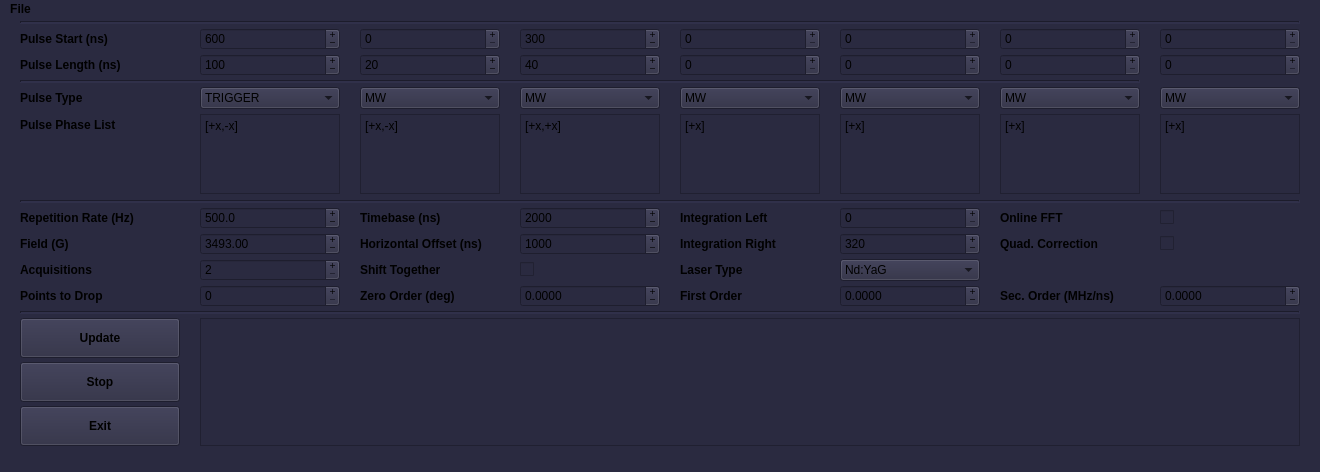
<?xml version="1.0" encoding="UTF-8"?>
<ui version="4.0">
 <class>MainWindow</class>
 <widget class="QMainWindow" name="MainWindow">
  <property name="geometry">
   <rect>
    <x>0</x>
    <y>0</y>
    <width>1320</width>
    <height>472</height>
   </rect>
  </property>
  <property name="sizePolicy">
   <sizepolicy hsizetype="Fixed" vsizetype="Fixed">
    <horstretch>0</horstretch>
    <verstretch>0</verstretch>
   </sizepolicy>
  </property>
  <property name="minimumSize">
   <size>
    <width>1320</width>
    <height>472</height>
   </size>
  </property>
  <property name="maximumSize">
   <size>
    <width>1320</width>
    <height>472</height>
   </size>
  </property>
  <property name="sizeIncrement">
   <size>
    <width>0</width>
    <height>0</height>
   </size>
  </property>
  <property name="font">
   <font>
    <weight>50</weight>
    <bold>false</bold>
   </font>
  </property>
  <property name="windowTitle">
   <string>Phase Cycling v 0.1</string>
  </property>
  <property name="styleSheet">
   <string notr="true">background-color: rgb(42,42,64);</string>
  </property>
  <widget class="QWidget" name="centralwidget">
   <property name="sizePolicy">
    <sizepolicy hsizetype="Fixed" vsizetype="Fixed">
     <horstretch>0</horstretch>
     <verstretch>0</verstretch>
    </sizepolicy>
   </property>
   <property name="minimumSize">
    <size>
     <width>1320</width>
     <height>440</height>
    </size>
   </property>
   <property name="maximumSize">
    <size>
     <width>1320</width>
     <height>440</height>
    </size>
   </property>
   <layout class="QHBoxLayout" name="horizontalLayout">
    <property name="topMargin">
     <number>2</number>
    </property>
    <item>
     <layout class="QGridLayout" name="gridLayout" rowstretch="0,0,0,0,0,0,0,0,0,0,0,0,0,0,0,0" columnstretch="0,0,0,0,0,0,0,0">
      <property name="sizeConstraint">
       <enum>QLayout::SetDefaultConstraint</enum>
      </property>
      <property name="leftMargin">
       <number>11</number>
      </property>
      <property name="topMargin">
       <number>0</number>
      </property>
      <property name="rightMargin">
       <number>11</number>
      </property>
      <property name="bottomMargin">
       <number>4</number>
      </property>
      <property name="horizontalSpacing">
       <number>20</number>
      </property>
      <property name="verticalSpacing">
       <number>4</number>
      </property>
      <item row="14" column="0">
       <widget class="QPushButton" name="button_stop">
        <property name="minimumSize">
         <size>
          <width>0</width>
          <height>40</height>
         </size>
        </property>
        <property name="font">
         <font>
          <weight>75</weight>
          <bold>true</bold>
         </font>
        </property>
        <property name="contextMenuPolicy">
         <enum>Qt::NoContextMenu</enum>
        </property>
        <property name="text">
         <string>Stop</string>
        </property>
       </widget>
      </item>
      <item row="5" column="7" rowspan="2">
       <widget class="QPlainTextEdit" name="Phase_7">
        <property name="sizePolicy">
         <sizepolicy hsizetype="Fixed" vsizetype="Fixed">
          <horstretch>0</horstretch>
          <verstretch>0</verstretch>
         </sizepolicy>
        </property>
        <property name="maximumSize">
         <size>
          <width>140</width>
          <height>80</height>
         </size>
        </property>
        <property name="contextMenuPolicy">
         <enum>Qt::NoContextMenu</enum>
        </property>
        <property name="verticalScrollBarPolicy">
         <enum>Qt::ScrollBarAlwaysOff</enum>
        </property>
        <property name="horizontalScrollBarPolicy">
         <enum>Qt::ScrollBarAlwaysOff</enum>
        </property>
        <property name="plainText">
         <string>[+x]</string>
        </property>
       </widget>
      </item>
      <item row="2" column="5">
       <widget class="QSpinBox" name="P5_len">
        <property name="contextMenuPolicy">
         <enum>Qt::NoContextMenu</enum>
        </property>
        <property name="buttonSymbols">
         <enum>QAbstractSpinBox::PlusMinus</enum>
        </property>
        <property name="keyboardTracking">
         <bool>false</bool>
        </property>
        <property name="maximum">
         <number>1900</number>
        </property>
        <property name="singleStep">
         <number>2</number>
        </property>
       </widget>
      </item>
      <item row="5" column="5" rowspan="2">
       <widget class="QPlainTextEdit" name="Phase_5">
        <property name="sizePolicy">
         <sizepolicy hsizetype="Fixed" vsizetype="Fixed">
          <horstretch>0</horstretch>
          <verstretch>0</verstretch>
         </sizepolicy>
        </property>
        <property name="maximumSize">
         <size>
          <width>140</width>
          <height>80</height>
         </size>
        </property>
        <property name="contextMenuPolicy">
         <enum>Qt::NoContextMenu</enum>
        </property>
        <property name="verticalScrollBarPolicy">
         <enum>Qt::ScrollBarAlwaysOff</enum>
        </property>
        <property name="horizontalScrollBarPolicy">
         <enum>Qt::ScrollBarAlwaysOff</enum>
        </property>
        <property name="plainText">
         <string>[+x]</string>
        </property>
       </widget>
      </item>
      <item row="1" column="6">
       <widget class="QSpinBox" name="P6_st">
        <property name="contextMenuPolicy">
         <enum>Qt::NoContextMenu</enum>
        </property>
        <property name="buttonSymbols">
         <enum>QAbstractSpinBox::PlusMinus</enum>
        </property>
        <property name="keyboardTracking">
         <bool>false</bool>
        </property>
        <property name="maximum">
         <number>4000000</number>
        </property>
        <property name="singleStep">
         <number>2</number>
        </property>
       </widget>
      </item>
      <item row="1" column="4">
       <widget class="QSpinBox" name="P4_st">
        <property name="contextMenuPolicy">
         <enum>Qt::NoContextMenu</enum>
        </property>
        <property name="buttonSymbols">
         <enum>QAbstractSpinBox::PlusMinus</enum>
        </property>
        <property name="keyboardTracking">
         <bool>false</bool>
        </property>
        <property name="maximum">
         <number>4000000</number>
        </property>
        <property name="singleStep">
         <number>2</number>
        </property>
       </widget>
      </item>
      <item row="6" column="0">
       <spacer name="verticalSpacer">
        <property name="orientation">
         <enum>Qt::Vertical</enum>
        </property>
        <property name="sizeType">
         <enum>QSizePolicy::Fixed</enum>
        </property>
        <property name="sizeHint" stdset="0">
         <size>
          <width>20</width>
          <height>60</height>
         </size>
        </property>
       </spacer>
      </item>
      <item row="2" column="4">
       <widget class="QSpinBox" name="P4_len">
        <property name="contextMenuPolicy">
         <enum>Qt::NoContextMenu</enum>
        </property>
        <property name="buttonSymbols">
         <enum>QAbstractSpinBox::PlusMinus</enum>
        </property>
        <property name="keyboardTracking">
         <bool>false</bool>
        </property>
        <property name="maximum">
         <number>1900</number>
        </property>
        <property name="singleStep">
         <number>2</number>
        </property>
       </widget>
      </item>
      <item row="2" column="3">
       <widget class="QSpinBox" name="P3_len">
        <property name="contextMenuPolicy">
         <enum>Qt::NoContextMenu</enum>
        </property>
        <property name="buttonSymbols">
         <enum>QAbstractSpinBox::PlusMinus</enum>
        </property>
        <property name="keyboardTracking">
         <bool>false</bool>
        </property>
        <property name="maximum">
         <number>1900</number>
        </property>
        <property name="singleStep">
         <number>2</number>
        </property>
        <property name="value">
         <number>40</number>
        </property>
       </widget>
      </item>
      <item row="4" column="6">
       <widget class="QComboBox" name="P6_type">
        <property name="contextMenuPolicy">
         <enum>Qt::NoContextMenu</enum>
        </property>
        <item>
         <property name="text">
          <string>MW</string>
         </property>
        </item>
        <item>
         <property name="text">
          <string>TRIGGER</string>
         </property>
        </item>
       </widget>
      </item>
      <item row="9" column="0">
       <widget class="QLabel" name="label_5">
        <property name="font">
         <font>
          <weight>75</weight>
          <bold>true</bold>
         </font>
        </property>
        <property name="contextMenuPolicy">
         <enum>Qt::NoContextMenu</enum>
        </property>
        <property name="text">
         <string>Field (G)</string>
        </property>
       </widget>
      </item>
      <item row="5" column="1" rowspan="2">
       <widget class="QPlainTextEdit" name="Phase_1">
        <property name="sizePolicy">
         <sizepolicy hsizetype="Fixed" vsizetype="Fixed">
          <horstretch>0</horstretch>
          <verstretch>0</verstretch>
         </sizepolicy>
        </property>
        <property name="maximumSize">
         <size>
          <width>140</width>
          <height>80</height>
         </size>
        </property>
        <property name="contextMenuPolicy">
         <enum>Qt::NoContextMenu</enum>
        </property>
        <property name="verticalScrollBarPolicy">
         <enum>Qt::ScrollBarAlwaysOff</enum>
        </property>
        <property name="horizontalScrollBarPolicy">
         <enum>Qt::ScrollBarAlwaysOff</enum>
        </property>
        <property name="readOnly">
         <bool>false</bool>
        </property>
        <property name="plainText">
         <string>[+x,-x]</string>
        </property>
       </widget>
      </item>
      <item row="5" column="2" rowspan="2">
       <widget class="QPlainTextEdit" name="Phase_2">
        <property name="sizePolicy">
         <sizepolicy hsizetype="Fixed" vsizetype="Fixed">
          <horstretch>0</horstretch>
          <verstretch>0</verstretch>
         </sizepolicy>
        </property>
        <property name="maximumSize">
         <size>
          <width>140</width>
          <height>80</height>
         </size>
        </property>
        <property name="contextMenuPolicy">
         <enum>Qt::NoContextMenu</enum>
        </property>
        <property name="verticalScrollBarPolicy">
         <enum>Qt::ScrollBarAlwaysOff</enum>
        </property>
        <property name="horizontalScrollBarPolicy">
         <enum>Qt::ScrollBarAlwaysOff</enum>
        </property>
        <property name="plainText">
         <string>[+x,-x]</string>
        </property>
       </widget>
      </item>
      <item row="5" column="4" rowspan="2">
       <widget class="QPlainTextEdit" name="Phase_4">
        <property name="sizePolicy">
         <sizepolicy hsizetype="Fixed" vsizetype="Fixed">
          <horstretch>0</horstretch>
          <verstretch>0</verstretch>
         </sizepolicy>
        </property>
        <property name="maximumSize">
         <size>
          <width>140</width>
          <height>80</height>
         </size>
        </property>
        <property name="contextMenuPolicy">
         <enum>Qt::NoContextMenu</enum>
        </property>
        <property name="verticalScrollBarPolicy">
         <enum>Qt::ScrollBarAlwaysOff</enum>
        </property>
        <property name="horizontalScrollBarPolicy">
         <enum>Qt::ScrollBarAlwaysOff</enum>
        </property>
        <property name="plainText">
         <string>[+x]</string>
        </property>
       </widget>
      </item>
      <item row="1" column="3">
       <widget class="QSpinBox" name="P3_st">
        <property name="contextMenuPolicy">
         <enum>Qt::NoContextMenu</enum>
        </property>
        <property name="buttonSymbols">
         <enum>QAbstractSpinBox::PlusMinus</enum>
        </property>
        <property name="keyboardTracking">
         <bool>false</bool>
        </property>
        <property name="maximum">
         <number>4000000</number>
        </property>
        <property name="singleStep">
         <number>2</number>
        </property>
        <property name="value">
         <number>300</number>
        </property>
       </widget>
      </item>
      <item row="4" column="2">
       <widget class="QComboBox" name="P2_type">
        <property name="sizePolicy">
         <sizepolicy hsizetype="Minimum" vsizetype="Fixed">
          <horstretch>0</horstretch>
          <verstretch>0</verstretch>
         </sizepolicy>
        </property>
        <property name="contextMenuPolicy">
         <enum>Qt::NoContextMenu</enum>
        </property>
        <item>
         <property name="text">
          <string>MW</string>
         </property>
        </item>
        <item>
         <property name="text">
          <string>LASER</string>
         </property>
        </item>
        <item>
         <property name="text">
          <string>TRIGGER</string>
         </property>
        </item>
       </widget>
      </item>
      <item row="2" column="1">
       <widget class="QSpinBox" name="P1_len">
        <property name="contextMenuPolicy">
         <enum>Qt::NoContextMenu</enum>
        </property>
        <property name="inputMethodHints">
         <set>Qt::ImhDigitsOnly</set>
        </property>
        <property name="buttonSymbols">
         <enum>QAbstractSpinBox::PlusMinus</enum>
        </property>
        <property name="keyboardTracking">
         <bool>false</bool>
        </property>
        <property name="maximum">
         <number>1900</number>
        </property>
        <property name="singleStep">
         <number>2</number>
        </property>
        <property name="value">
         <number>100</number>
        </property>
       </widget>
      </item>
      <item row="8" column="0">
       <widget class="QLabel" name="label_4">
        <property name="font">
         <font>
          <weight>75</weight>
          <bold>true</bold>
         </font>
        </property>
        <property name="contextMenuPolicy">
         <enum>Qt::NoContextMenu</enum>
        </property>
        <property name="text">
         <string>Repetition Rate (Hz)</string>
        </property>
       </widget>
      </item>
      <item row="1" column="2">
       <widget class="QSpinBox" name="P2_st">
        <property name="contextMenuPolicy">
         <enum>Qt::NoContextMenu</enum>
        </property>
        <property name="readOnly">
         <bool>false</bool>
        </property>
        <property name="buttonSymbols">
         <enum>QAbstractSpinBox::PlusMinus</enum>
        </property>
        <property name="specialValueText">
         <string notr="true"/>
        </property>
        <property name="keyboardTracking">
         <bool>false</bool>
        </property>
        <property name="minimum">
         <number>0</number>
        </property>
        <property name="maximum">
         <number>4000000</number>
        </property>
        <property name="singleStep">
         <number>2</number>
        </property>
       </widget>
      </item>
      <item row="9" column="4">
       <widget class="QLabel" name="label_12">
        <property name="font">
         <font>
          <weight>75</weight>
          <bold>true</bold>
         </font>
        </property>
        <property name="contextMenuPolicy">
         <enum>Qt::NoContextMenu</enum>
        </property>
        <property name="text">
         <string>Integration Right</string>
        </property>
       </widget>
      </item>
      <item row="8" column="5">
       <widget class="QSpinBox" name="Win_left">
        <property name="contextMenuPolicy">
         <enum>Qt::NoContextMenu</enum>
        </property>
        <property name="buttonSymbols">
         <enum>QAbstractSpinBox::PlusMinus</enum>
        </property>
        <property name="keyboardTracking">
         <bool>false</bool>
        </property>
        <property name="maximum">
         <number>6400</number>
        </property>
       </widget>
      </item>
      <item row="12" column="0" colspan="8">
       <widget class="Line" name="line_3">
        <property name="lineWidth">
         <number>2</number>
        </property>
        <property name="orientation">
         <enum>Qt::Horizontal</enum>
        </property>
       </widget>
      </item>
      <item row="4" column="0">
       <widget class="QLabel" name="label_3">
        <property name="font">
         <font>
          <weight>75</weight>
          <bold>true</bold>
         </font>
        </property>
        <property name="contextMenuPolicy">
         <enum>Qt::NoContextMenu</enum>
        </property>
        <property name="text">
         <string>Pulse Type</string>
        </property>
       </widget>
      </item>
      <item row="5" column="3" rowspan="2">
       <widget class="QPlainTextEdit" name="Phase_3">
        <property name="sizePolicy">
         <sizepolicy hsizetype="Fixed" vsizetype="Fixed">
          <horstretch>0</horstretch>
          <verstretch>0</verstretch>
         </sizepolicy>
        </property>
        <property name="minimumSize">
         <size>
          <width>0</width>
          <height>0</height>
         </size>
        </property>
        <property name="maximumSize">
         <size>
          <width>140</width>
          <height>80</height>
         </size>
        </property>
        <property name="contextMenuPolicy">
         <enum>Qt::NoContextMenu</enum>
        </property>
        <property name="verticalScrollBarPolicy">
         <enum>Qt::ScrollBarAlwaysOff</enum>
        </property>
        <property name="horizontalScrollBarPolicy">
         <enum>Qt::ScrollBarAlwaysOff</enum>
        </property>
        <property name="plainText">
         <string>[+x,+x]</string>
        </property>
       </widget>
      </item>
      <item row="0" column="0" colspan="8">
       <widget class="Line" name="line_2">
        <property name="lineWidth">
         <number>2</number>
        </property>
        <property name="orientation">
         <enum>Qt::Horizontal</enum>
        </property>
       </widget>
      </item>
      <item row="4" column="1">
       <widget class="QComboBox" name="P1_type">
        <property name="contextMenuPolicy">
         <enum>Qt::NoContextMenu</enum>
        </property>
        <property name="currentIndex">
         <number>0</number>
        </property>
        <item>
         <property name="text">
          <string>TRIGGER</string>
         </property>
        </item>
       </widget>
      </item>
      <item row="5" column="6" rowspan="2">
       <widget class="QPlainTextEdit" name="Phase_6">
        <property name="sizePolicy">
         <sizepolicy hsizetype="Fixed" vsizetype="Expanding">
          <horstretch>0</horstretch>
          <verstretch>0</verstretch>
         </sizepolicy>
        </property>
        <property name="maximumSize">
         <size>
          <width>140</width>
          <height>80</height>
         </size>
        </property>
        <property name="contextMenuPolicy">
         <enum>Qt::NoContextMenu</enum>
        </property>
        <property name="verticalScrollBarPolicy">
         <enum>Qt::ScrollBarAlwaysOff</enum>
        </property>
        <property name="horizontalScrollBarPolicy">
         <enum>Qt::ScrollBarAlwaysOff</enum>
        </property>
        <property name="plainText">
         <string>[+x]</string>
        </property>
       </widget>
      </item>
      <item row="9" column="1">
       <widget class="QDoubleSpinBox" name="Field">
        <property name="contextMenuPolicy">
         <enum>Qt::NoContextMenu</enum>
        </property>
        <property name="buttonSymbols">
         <enum>QAbstractSpinBox::PlusMinus</enum>
        </property>
        <property name="keyboardTracking">
         <bool>false</bool>
        </property>
        <property name="decimals">
         <number>2</number>
        </property>
        <property name="minimum">
         <double>100.000000000000000</double>
        </property>
        <property name="maximum">
         <double>9000.000000000000000</double>
        </property>
        <property name="singleStep">
         <double>0.500000000000000</double>
        </property>
        <property name="value">
         <double>3493.000000000000000</double>
        </property>
       </widget>
      </item>
      <item row="2" column="7">
       <widget class="QSpinBox" name="P7_len">
        <property name="contextMenuPolicy">
         <enum>Qt::NoContextMenu</enum>
        </property>
        <property name="buttonSymbols">
         <enum>QAbstractSpinBox::PlusMinus</enum>
        </property>
        <property name="keyboardTracking">
         <bool>false</bool>
        </property>
        <property name="maximum">
         <number>1900</number>
        </property>
        <property name="singleStep">
         <number>2</number>
        </property>
       </widget>
      </item>
      <item row="1" column="0">
       <widget class="QLabel" name="label">
        <property name="font">
         <font>
          <weight>75</weight>
          <bold>true</bold>
          <kerning>true</kerning>
         </font>
        </property>
        <property name="contextMenuPolicy">
         <enum>Qt::NoContextMenu</enum>
        </property>
        <property name="text">
         <string>Pulse Start (ns)</string>
        </property>
       </widget>
      </item>
      <item row="2" column="2">
       <widget class="QSpinBox" name="P2_len">
        <property name="contextMenuPolicy">
         <enum>Qt::NoContextMenu</enum>
        </property>
        <property name="buttonSymbols">
         <enum>QAbstractSpinBox::PlusMinus</enum>
        </property>
        <property name="keyboardTracking">
         <bool>false</bool>
        </property>
        <property name="minimum">
         <number>0</number>
        </property>
        <property name="maximum">
         <number>1900</number>
        </property>
        <property name="singleStep">
         <number>2</number>
        </property>
        <property name="value">
         <number>20</number>
        </property>
       </widget>
      </item>
      <item row="1" column="7">
       <widget class="QSpinBox" name="P7_st">
        <property name="contextMenuPolicy">
         <enum>Qt::NoContextMenu</enum>
        </property>
        <property name="buttonSymbols">
         <enum>QAbstractSpinBox::PlusMinus</enum>
        </property>
        <property name="keyboardTracking">
         <bool>false</bool>
        </property>
        <property name="maximum">
         <number>4000000</number>
        </property>
        <property name="singleStep">
         <number>2</number>
        </property>
       </widget>
      </item>
      <item row="1" column="5">
       <widget class="QSpinBox" name="P5_st">
        <property name="contextMenuPolicy">
         <enum>Qt::NoContextMenu</enum>
        </property>
        <property name="buttonSymbols">
         <enum>QAbstractSpinBox::PlusMinus</enum>
        </property>
        <property name="keyboardTracking">
         <bool>false</bool>
        </property>
        <property name="maximum">
         <number>4000000</number>
        </property>
        <property name="singleStep">
         <number>2</number>
        </property>
       </widget>
      </item>
      <item row="4" column="5">
       <widget class="QComboBox" name="P5_type">
        <property name="contextMenuPolicy">
         <enum>Qt::NoContextMenu</enum>
        </property>
        <item>
         <property name="text">
          <string>MW</string>
         </property>
        </item>
        <item>
         <property name="text">
          <string>TRIGGER</string>
         </property>
        </item>
       </widget>
      </item>
      <item row="1" column="1">
       <widget class="QSpinBox" name="P1_st">
        <property name="contextMenuPolicy">
         <enum>Qt::NoContextMenu</enum>
        </property>
        <property name="buttonSymbols">
         <enum>QAbstractSpinBox::PlusMinus</enum>
        </property>
        <property name="keyboardTracking">
         <bool>false</bool>
        </property>
        <property name="maximum">
         <number>4000000</number>
        </property>
        <property name="singleStep">
         <number>2</number>
        </property>
        <property name="value">
         <number>600</number>
        </property>
       </widget>
      </item>
      <item row="2" column="6">
       <widget class="QSpinBox" name="P6_len">
        <property name="contextMenuPolicy">
         <enum>Qt::NoContextMenu</enum>
        </property>
        <property name="buttonSymbols">
         <enum>QAbstractSpinBox::PlusMinus</enum>
        </property>
        <property name="keyboardTracking">
         <bool>false</bool>
        </property>
        <property name="maximum">
         <number>1900</number>
        </property>
        <property name="singleStep">
         <number>2</number>
        </property>
       </widget>
      </item>
      <item row="5" column="0">
       <widget class="QLabel" name="label_6">
        <property name="font">
         <font>
          <weight>75</weight>
          <bold>true</bold>
         </font>
        </property>
        <property name="contextMenuPolicy">
         <enum>Qt::NoContextMenu</enum>
        </property>
        <property name="text">
         <string>Pulse Phase List</string>
        </property>
       </widget>
      </item>
      <item row="3" column="0" colspan="7">
       <widget class="Line" name="line">
        <property name="lineWidth">
         <number>2</number>
        </property>
        <property name="orientation">
         <enum>Qt::Horizontal</enum>
        </property>
       </widget>
      </item>
      <item row="4" column="3">
       <widget class="QComboBox" name="P3_type">
        <property name="contextMenuPolicy">
         <enum>Qt::NoContextMenu</enum>
        </property>
        <property name="currentIndex">
         <number>0</number>
        </property>
        <item>
         <property name="text">
          <string>MW</string>
         </property>
        </item>
        <item>
         <property name="text">
          <string>TRIGGER</string>
         </property>
        </item>
       </widget>
      </item>
      <item row="13" column="1" rowspan="3" colspan="7">
       <widget class="QPlainTextEdit" name="errors">
        <property name="font">
         <font>
          <weight>50</weight>
          <bold>false</bold>
         </font>
        </property>
        <property name="contextMenuPolicy">
         <enum>Qt::NoContextMenu</enum>
        </property>
        <property name="styleSheet">
         <string notr="true"/>
        </property>
        <property name="readOnly">
         <bool>true</bool>
        </property>
        <property name="textInteractionFlags">
         <set>Qt::NoTextInteraction</set>
        </property>
       </widget>
      </item>
      <item row="4" column="7">
       <widget class="QComboBox" name="P7_type">
        <property name="contextMenuPolicy">
         <enum>Qt::NoContextMenu</enum>
        </property>
        <item>
         <property name="text">
          <string>MW</string>
         </property>
        </item>
        <item>
         <property name="text">
          <string>TRIGGER</string>
         </property>
        </item>
       </widget>
      </item>
      <item row="13" column="0">
       <widget class="QPushButton" name="button_update">
        <property name="minimumSize">
         <size>
          <width>0</width>
          <height>40</height>
         </size>
        </property>
        <property name="font">
         <font>
          <weight>75</weight>
          <bold>true</bold>
         </font>
        </property>
        <property name="contextMenuPolicy">
         <enum>Qt::NoContextMenu</enum>
        </property>
        <property name="text">
         <string>Update</string>
        </property>
       </widget>
      </item>
      <item row="7" column="0" colspan="8">
       <widget class="Line" name="line_4">
        <property name="lineWidth">
         <number>2</number>
        </property>
        <property name="orientation">
         <enum>Qt::Horizontal</enum>
        </property>
       </widget>
      </item>
      <item row="2" column="0">
       <widget class="QLabel" name="label_2">
        <property name="font">
         <font>
          <weight>75</weight>
          <bold>true</bold>
         </font>
        </property>
        <property name="contextMenuPolicy">
         <enum>Qt::NoContextMenu</enum>
        </property>
        <property name="text">
         <string>Pulse Length (ns)</string>
        </property>
       </widget>
      </item>
      <item row="10" column="0">
       <widget class="QLabel" name="label_7">
        <property name="font">
         <font>
          <weight>75</weight>
          <bold>true</bold>
         </font>
        </property>
        <property name="contextMenuPolicy">
         <enum>Qt::NoContextMenu</enum>
        </property>
        <property name="text">
         <string>Acquisitions</string>
        </property>
       </widget>
      </item>
      <item row="4" column="4">
       <widget class="QComboBox" name="P4_type">
        <property name="contextMenuPolicy">
         <enum>Qt::NoContextMenu</enum>
        </property>
        <item>
         <property name="text">
          <string>MW</string>
         </property>
        </item>
        <item>
         <property name="text">
          <string>TRIGGER</string>
         </property>
        </item>
       </widget>
      </item>
      <item row="15" column="0">
       <widget class="QPushButton" name="button_off">
        <property name="minimumSize">
         <size>
          <width>0</width>
          <height>40</height>
         </size>
        </property>
        <property name="font">
         <font>
          <weight>75</weight>
          <bold>true</bold>
         </font>
        </property>
        <property name="contextMenuPolicy">
         <enum>Qt::NoContextMenu</enum>
        </property>
        <property name="text">
         <string>Exit</string>
        </property>
       </widget>
      </item>
      <item row="9" column="2">
       <widget class="QLabel" name="label_9">
        <property name="font">
         <font>
          <weight>75</weight>
          <bold>true</bold>
         </font>
        </property>
        <property name="contextMenuPolicy">
         <enum>Qt::NoContextMenu</enum>
        </property>
        <property name="text">
         <string>Horizontal Offset (ns)</string>
        </property>
       </widget>
      </item>
      <item row="10" column="1">
       <widget class="QSpinBox" name="Acq_number">
        <property name="contextMenuPolicy">
         <enum>Qt::NoContextMenu</enum>
        </property>
        <property name="buttonSymbols">
         <enum>QAbstractSpinBox::PlusMinus</enum>
        </property>
        <property name="keyboardTracking">
         <bool>false</bool>
        </property>
        <property name="minimum">
         <number>2</number>
        </property>
        <property name="maximum">
         <number>5000</number>
        </property>
       </widget>
      </item>
      <item row="8" column="2">
       <widget class="QLabel" name="label_8">
        <property name="font">
         <font>
          <weight>75</weight>
          <bold>true</bold>
         </font>
        </property>
        <property name="contextMenuPolicy">
         <enum>Qt::NoContextMenu</enum>
        </property>
        <property name="text">
         <string>Timebase (ns)</string>
        </property>
       </widget>
      </item>
      <item row="9" column="3">
       <widget class="QSpinBox" name="Hor_offset">
        <property name="contextMenuPolicy">
         <enum>Qt::NoContextMenu</enum>
        </property>
        <property name="buttonSymbols">
         <enum>QAbstractSpinBox::PlusMinus</enum>
        </property>
        <property name="keyboardTracking">
         <bool>false</bool>
        </property>
        <property name="minimum">
         <number>-10000</number>
        </property>
        <property name="maximum">
         <number>10000</number>
        </property>
        <property name="singleStep">
         <number>1</number>
        </property>
        <property name="value">
         <number>1000</number>
        </property>
       </widget>
      </item>
      <item row="8" column="3">
       <widget class="QSpinBox" name="Timescale">
        <property name="contextMenuPolicy">
         <enum>Qt::NoContextMenu</enum>
        </property>
        <property name="buttonSymbols">
         <enum>QAbstractSpinBox::PlusMinus</enum>
        </property>
        <property name="keyboardTracking">
         <bool>false</bool>
        </property>
        <property name="minimum">
         <number>5</number>
        </property>
        <property name="maximum">
         <number>20000</number>
        </property>
        <property name="singleStep">
         <number>5</number>
        </property>
        <property name="value">
         <number>2000</number>
        </property>
       </widget>
      </item>
      <item row="8" column="4">
       <widget class="QLabel" name="label_11">
        <property name="font">
         <font>
          <weight>75</weight>
          <bold>true</bold>
         </font>
        </property>
        <property name="contextMenuPolicy">
         <enum>Qt::NoContextMenu</enum>
        </property>
        <property name="text">
         <string>Integration Left</string>
        </property>
       </widget>
      </item>
      <item row="10" column="3">
       <widget class="QCheckBox" name="shift_box">
        <property name="contextMenuPolicy">
         <enum>Qt::NoContextMenu</enum>
        </property>
        <property name="text">
         <string/>
        </property>
       </widget>
      </item>
      <item row="10" column="2">
       <widget class="QLabel" name="label_10">
        <property name="font">
         <font>
          <weight>75</weight>
          <bold>true</bold>
         </font>
        </property>
        <property name="contextMenuPolicy">
         <enum>Qt::NoContextMenu</enum>
        </property>
        <property name="text">
         <string>Shift Together</string>
        </property>
       </widget>
      </item>
      <item row="8" column="6">
       <widget class="QLabel" name="label_13">
        <property name="font">
         <font>
          <weight>75</weight>
          <bold>true</bold>
         </font>
        </property>
        <property name="contextMenuPolicy">
         <enum>Qt::NoContextMenu</enum>
        </property>
        <property name="text">
         <string>Online FFT</string>
        </property>
       </widget>
      </item>
      <item row="9" column="5">
       <widget class="QSpinBox" name="Win_right">
        <property name="contextMenuPolicy">
         <enum>Qt::NoContextMenu</enum>
        </property>
        <property name="buttonSymbols">
         <enum>QAbstractSpinBox::PlusMinus</enum>
        </property>
        <property name="keyboardTracking">
         <bool>false</bool>
        </property>
        <property name="maximum">
         <number>6400</number>
        </property>
        <property name="value">
         <number>320</number>
        </property>
       </widget>
      </item>
      <item row="8" column="7">
       <widget class="QCheckBox" name="fft_box">
        <property name="contextMenuPolicy">
         <enum>Qt::NoContextMenu</enum>
        </property>
        <property name="text">
         <string/>
        </property>
        <property name="checked">
         <bool>false</bool>
        </property>
        <property name="tristate">
         <bool>false</bool>
        </property>
       </widget>
      </item>
      <item row="11" column="0">
       <widget class="QLabel" name="label_14">
        <property name="font">
         <font>
          <weight>75</weight>
          <bold>true</bold>
         </font>
        </property>
        <property name="text">
         <string>Points to Drop</string>
        </property>
       </widget>
      </item>
      <item row="11" column="2">
       <widget class="QLabel" name="label_15">
        <property name="font">
         <font>
          <weight>75</weight>
          <bold>true</bold>
         </font>
        </property>
        <property name="text">
         <string>Zero Order (deg)</string>
        </property>
       </widget>
      </item>
      <item row="11" column="4">
       <widget class="QLabel" name="label_16">
        <property name="font">
         <font>
          <weight>75</weight>
          <bold>true</bold>
         </font>
        </property>
        <property name="text">
         <string>First Order</string>
        </property>
       </widget>
      </item>
      <item row="11" column="6">
       <widget class="QLabel" name="label_17">
        <property name="font">
         <font>
          <weight>75</weight>
          <bold>true</bold>
         </font>
        </property>
        <property name="text">
         <string>Sec. Order (MHz/ns)</string>
        </property>
       </widget>
      </item>
      <item row="9" column="6">
       <widget class="QLabel" name="label_18">
        <property name="font">
         <font>
          <weight>75</weight>
          <bold>true</bold>
         </font>
        </property>
        <property name="text">
         <string>Quad. Correction</string>
        </property>
       </widget>
      </item>
      <item row="9" column="7">
       <widget class="QCheckBox" name="Quad_cor">
        <property name="text">
         <string/>
        </property>
       </widget>
      </item>
      <item row="11" column="1">
       <widget class="QSpinBox" name="P_to_drop">
        <property name="buttonSymbols">
         <enum>QAbstractSpinBox::PlusMinus</enum>
        </property>
        <property name="keyboardTracking">
         <bool>false</bool>
        </property>
        <property name="maximum">
         <number>10000</number>
        </property>
       </widget>
      </item>
      <item row="11" column="3">
       <widget class="QDoubleSpinBox" name="Zero_order">
        <property name="buttonSymbols">
         <enum>QAbstractSpinBox::PlusMinus</enum>
        </property>
        <property name="keyboardTracking">
         <bool>false</bool>
        </property>
        <property name="decimals">
         <number>4</number>
        </property>
        <property name="minimum">
         <double>-0.100000000000000</double>
        </property>
        <property name="maximum">
         <double>360.100000000000023</double>
        </property>
        <property name="singleStep">
         <double>0.100000000000000</double>
        </property>
       </widget>
      </item>
      <item row="11" column="5">
       <widget class="QDoubleSpinBox" name="First_order">
        <property name="buttonSymbols">
         <enum>QAbstractSpinBox::PlusMinus</enum>
        </property>
        <property name="keyboardTracking">
         <bool>false</bool>
        </property>
        <property name="decimals">
         <number>4</number>
        </property>
        <property name="minimum">
         <double>-10.000000000000000</double>
        </property>
        <property name="maximum">
         <double>10.000000000000000</double>
        </property>
        <property name="singleStep">
         <double>0.001000000000000</double>
        </property>
       </widget>
      </item>
      <item row="11" column="7">
       <widget class="QDoubleSpinBox" name="Second_order">
        <property name="buttonSymbols">
         <enum>QAbstractSpinBox::PlusMinus</enum>
        </property>
        <property name="keyboardTracking">
         <bool>false</bool>
        </property>
        <property name="decimals">
         <number>4</number>
        </property>
        <property name="minimum">
         <double>-100.000000000000000</double>
        </property>
        <property name="maximum">
         <double>100.000000000000000</double>
        </property>
        <property name="singleStep">
         <double>0.001000000000000</double>
        </property>
       </widget>
      </item>
      <item row="10" column="4">
       <widget class="QLabel" name="label_19">
        <property name="font">
         <font>
          <weight>75</weight>
          <bold>true</bold>
         </font>
        </property>
        <property name="text">
         <string>Laser Type</string>
        </property>
       </widget>
      </item>
      <item row="10" column="5">
       <widget class="QComboBox" name="Combo_laser">
        <property name="currentIndex">
         <number>0</number>
        </property>
        <item>
         <property name="text">
          <string>Nd:YaG</string>
         </property>
        </item>
        <item>
         <property name="text">
          <string>NovoFEL</string>
         </property>
        </item>
       </widget>
      </item>
      <item row="8" column="1">
       <widget class="QDoubleSpinBox" name="Rep_rate">
        <property name="contextMenuPolicy">
         <enum>Qt::NoContextMenu</enum>
        </property>
        <property name="buttonSymbols">
         <enum>QAbstractSpinBox::PlusMinus</enum>
        </property>
        <property name="keyboardTracking">
         <bool>false</bool>
        </property>
        <property name="decimals">
         <number>1</number>
        </property>
        <property name="minimum">
         <double>0.100000000000000</double>
        </property>
        <property name="maximum">
         <double>10000.000000000000000</double>
        </property>
        <property name="value">
         <double>500.000000000000000</double>
        </property>
       </widget>
      </item>
     </layout>
    </item>
   </layout>
  </widget>
  <widget class="QMenuBar" name="menuBar">
   <property name="geometry">
    <rect>
     <x>0</x>
     <y>0</y>
     <width>1320</width>
     <height>22</height>
    </rect>
   </property>
   <property name="maximumSize">
    <size>
     <width>16777215</width>
     <height>22</height>
    </size>
   </property>
   <property name="font">
    <font>
     <weight>75</weight>
     <bold>true</bold>
    </font>
   </property>
   <widget class="QMenu" name="menu_file">
    <property name="geometry">
     <rect>
      <x>427</x>
      <y>292</y>
      <width>135</width>
      <height>100</height>
     </rect>
    </property>
    <property name="sizePolicy">
     <sizepolicy hsizetype="Preferred" vsizetype="Preferred">
      <horstretch>0</horstretch>
      <verstretch>0</verstretch>
     </sizepolicy>
    </property>
    <property name="minimumSize">
     <size>
      <width>135</width>
      <height>0</height>
     </size>
    </property>
    <property name="maximumSize">
     <size>
      <width>135</width>
      <height>16777215</height>
     </size>
    </property>
    <property name="font">
     <font>
      <weight>75</weight>
      <bold>true</bold>
     </font>
    </property>
    <property name="title">
     <string>File</string>
    </property>
    <addaction name="action_read"/>
    <addaction name="action_save"/>
   </widget>
   <addaction name="menu_file"/>
  </widget>
  <action name="action_read">
   <property name="text">
    <string>Read from file</string>
   </property>
   <property name="font">
    <font/>
   </property>
  </action>
  <action name="action_save">
   <property name="text">
    <string>Save to file</string>
   </property>
   <property name="font">
    <font/>
   </property>
  </action>
 </widget>
 <tabstops>
  <tabstop>P3_len</tabstop>
  <tabstop>P7_st</tabstop>
  <tabstop>P3_type</tabstop>
  <tabstop>P5_type</tabstop>
  <tabstop>P6_len</tabstop>
  <tabstop>P2_len</tabstop>
  <tabstop>P4_type</tabstop>
  <tabstop>P1_type</tabstop>
  <tabstop>P3_st</tabstop>
  <tabstop>P4_len</tabstop>
  <tabstop>button_off</tabstop>
  <tabstop>P5_len</tabstop>
  <tabstop>Field</tabstop>
  <tabstop>P6_type</tabstop>
  <tabstop>P1_st</tabstop>
  <tabstop>button_update</tabstop>
  <tabstop>P1_len</tabstop>
  <tabstop>P7_type</tabstop>
  <tabstop>P2_type</tabstop>
  <tabstop>P6_st</tabstop>
  <tabstop>P7_len</tabstop>
  <tabstop>P5_st</tabstop>
  <tabstop>P4_st</tabstop>
  <tabstop>Rep_rate</tabstop>
  <tabstop>button_stop</tabstop>
  <tabstop>errors</tabstop>
  <tabstop>P2_st</tabstop>
 </tabstops>
 <resources/>
 <connections/>
</ui>
